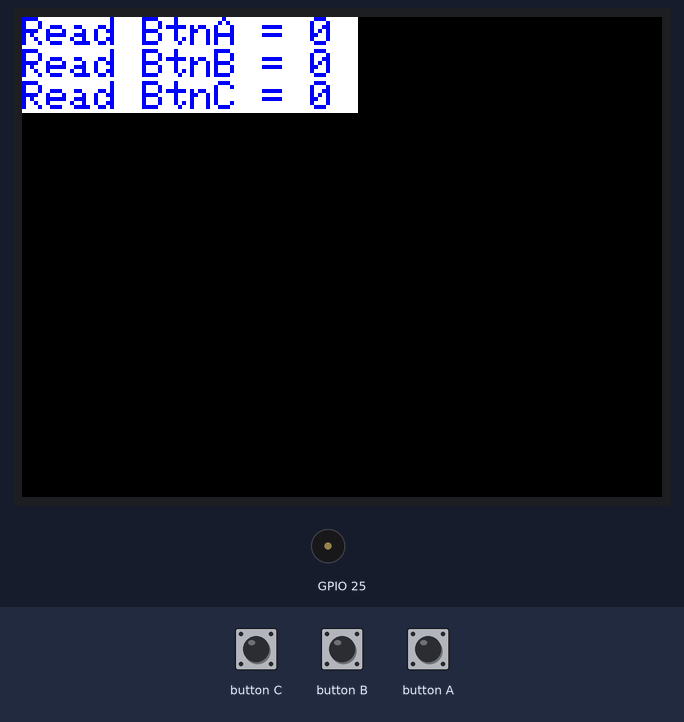
The sketch below on a simulated ESP32. Shown: 320×240 colour display, buzzer (waves = sounding). The test bench sets the inputs (shaded band).

Above: at 1.3 s.
1.4 s: button C pressed for 1 s
At 3.0 s:
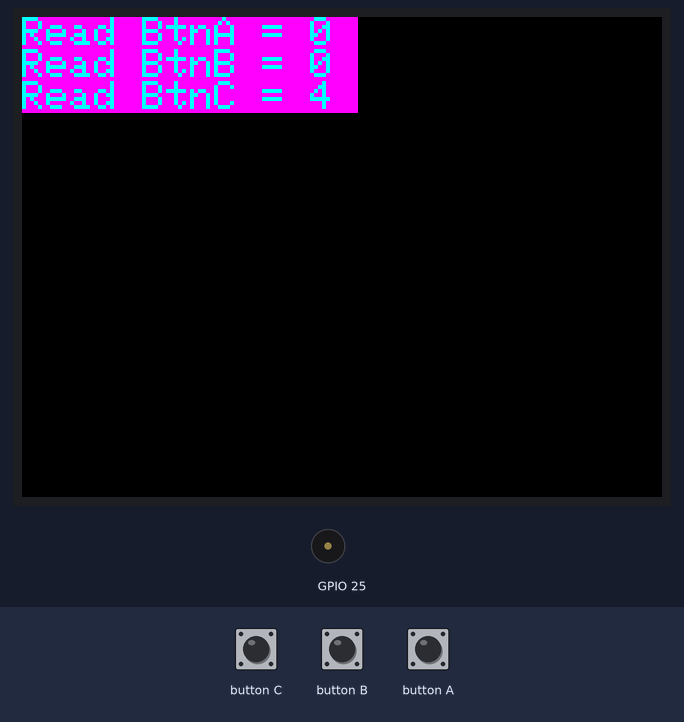
3.9 s: button B pressed for 1 s
At 5.9 s:
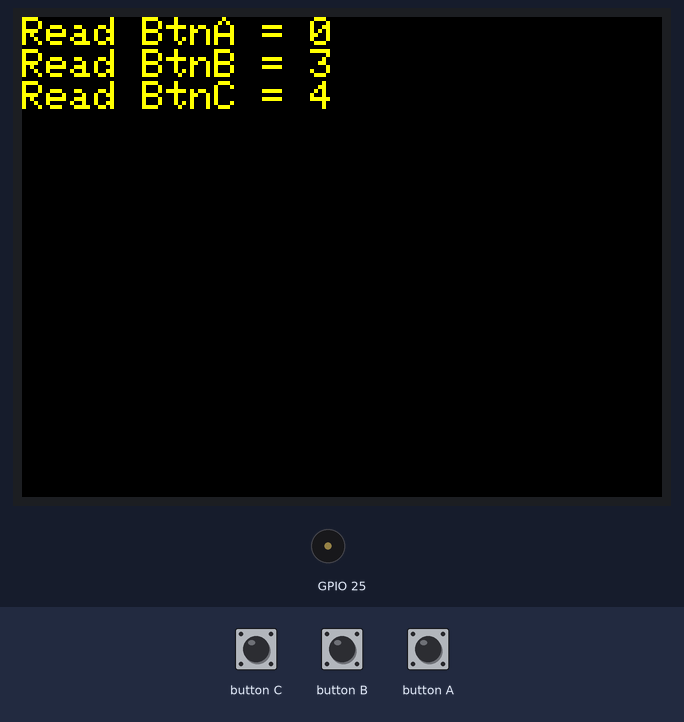
6.4 s: button A pressed for 3.2 s
At 10.1 s:
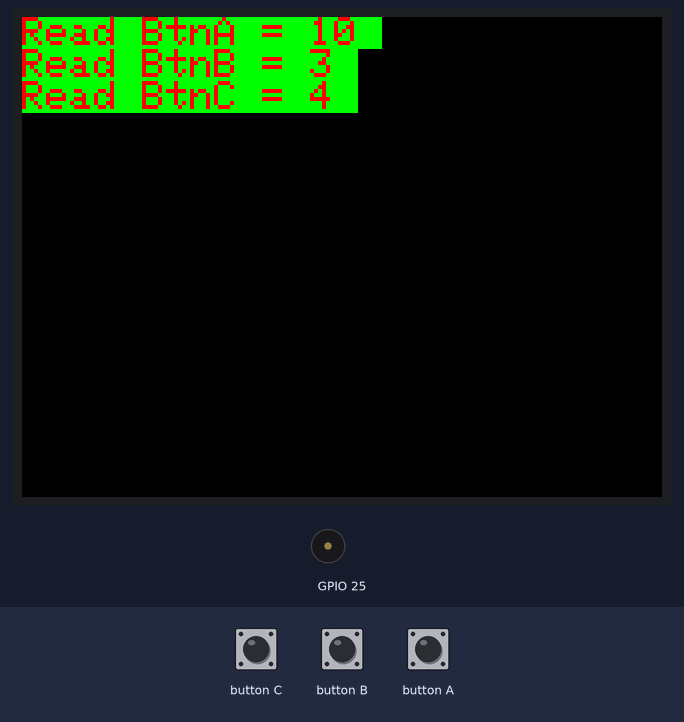
11.1 s: button C pressed for 0.15 s
At 11.7 s:
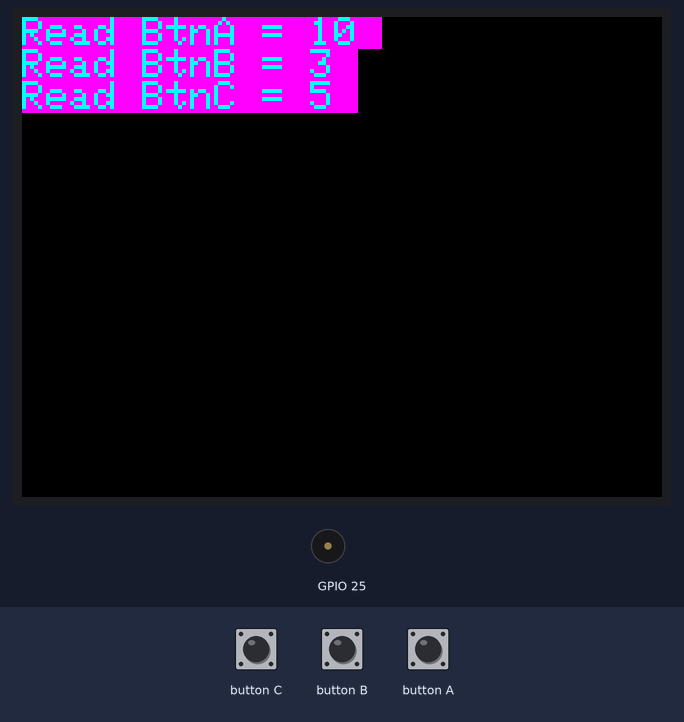
12.8 s: button B pressed for 0.15 s
At 13.8 s:
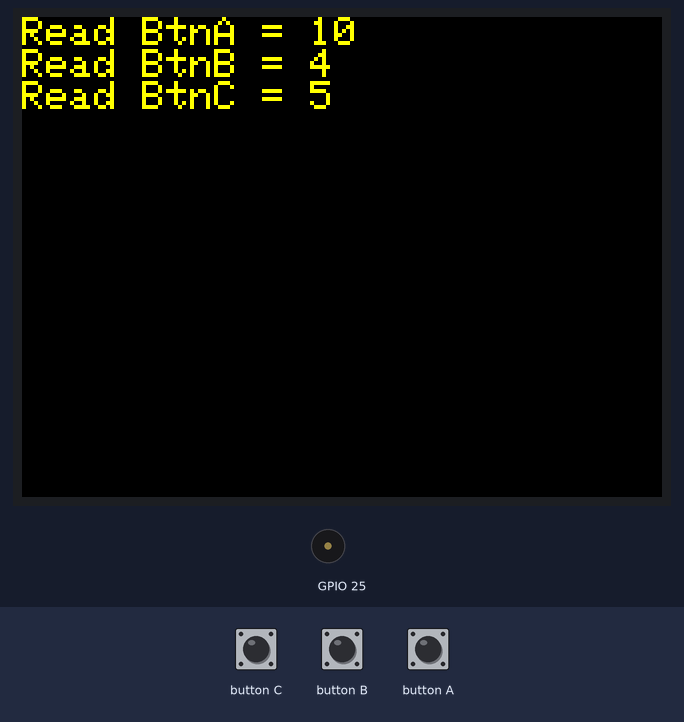
14.5 s: button A pressed for 0.15 s
At 15.9 s:
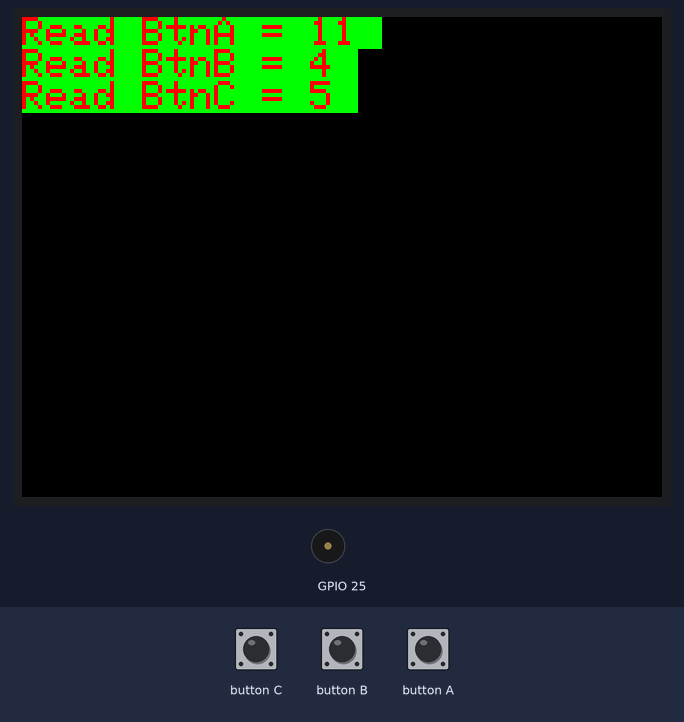
Timing chart, 0 to 17.3 s (numbered marks = the images above; inputs shaded):
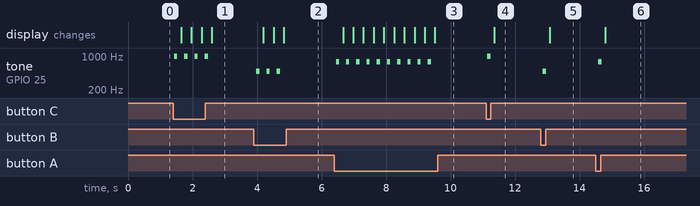

Measured:
- after the input at 1.4 s, tone on GPIO 25: alternates 980 Hz for 0.10 s and silent for 0.22 s, 8 changes in all, then stays silent, starting at once; the display: first changes after 0.25 s (image 1 shows a later state)
- after the input at 3.9 s, tone on GPIO 25: alternates 485 Hz for 0.10 s and silent for 0.22 s, 6 changes in all, then stays silent, starting after 0.08 s; the display: first changes after 0.30 s (image 2 shows a later state)
- after the input at 6.4 s, tone on GPIO 25: alternates 762 Hz for 0.10 s and silent for 0.22 s, 20 changes in all, then stays silent, starting after 0.05 s; the display: first changes after 0.27 s (image 3 shows a later state)
- after the input at 11.1 s, tone on GPIO 25: silent → 980 Hz at once, → silent 0.10 s later; the display: changes after 0.26 s (image 4)
- after the input at 12.8 s, tone on GPIO 25: silent → 485 Hz after 0.06 s, → silent 0.10 s later; the display: changes after 0.28 s (image 5)
- after the input at 14.5 s, tone on GPIO 25: silent → 762 Hz after 0.08 s, → silent 0.10 s later; the display: changes after 0.30 s (image 6)

The sketch:

M5Stack_Button_read_times.ino
```cpp
#include <M5Stack.h>
int t1;
int t2;
int t3;
void setup() {
  M5.begin();
  M5.Lcd.setBrightness(128);
  M5.Lcd.setTextSize(2.5);
  t1 = 0;
  t2 = 0;
  t3 = 0;
  M5.Lcd.setTextColor(BLUE, WHITE);
  M5.Speaker.setBeep(4800, 100);
}
void loop() {
  M5.Lcd.setCursor(0, 0);
  if (M5.BtnA.read() == 1) {
    t1 = t1 + M5.BtnA.read();
    M5.Lcd.setTextColor(RED, GREEN);
    M5.Speaker.tone(762, 100);
    delay(200);
  }
  else if (M5.BtnB.read() == 1) {
    t2 = t2 + M5.BtnB.read();
    M5.Lcd.setTextColor(YELLOW, BLACK);
    M5.Speaker.tone(485, 100);
    delay(200);
  }
  else if (M5.BtnC.read() == 1) {
    t3 = t3 + M5.BtnC.read();
    M5.Lcd.setTextColor(CYAN, PINK);
    M5.Speaker.tone(980, 100);
    delay(200);
  }
  M5.Lcd.printf("Read BtnA = %d \r\n", t1);
  M5.Lcd.printf("Read BtnB = %d \r\n", t2);
  M5.Lcd.printf("Read BtnC = %d \r\n", t3);
  delay(100);
  M5.update();
}
```
